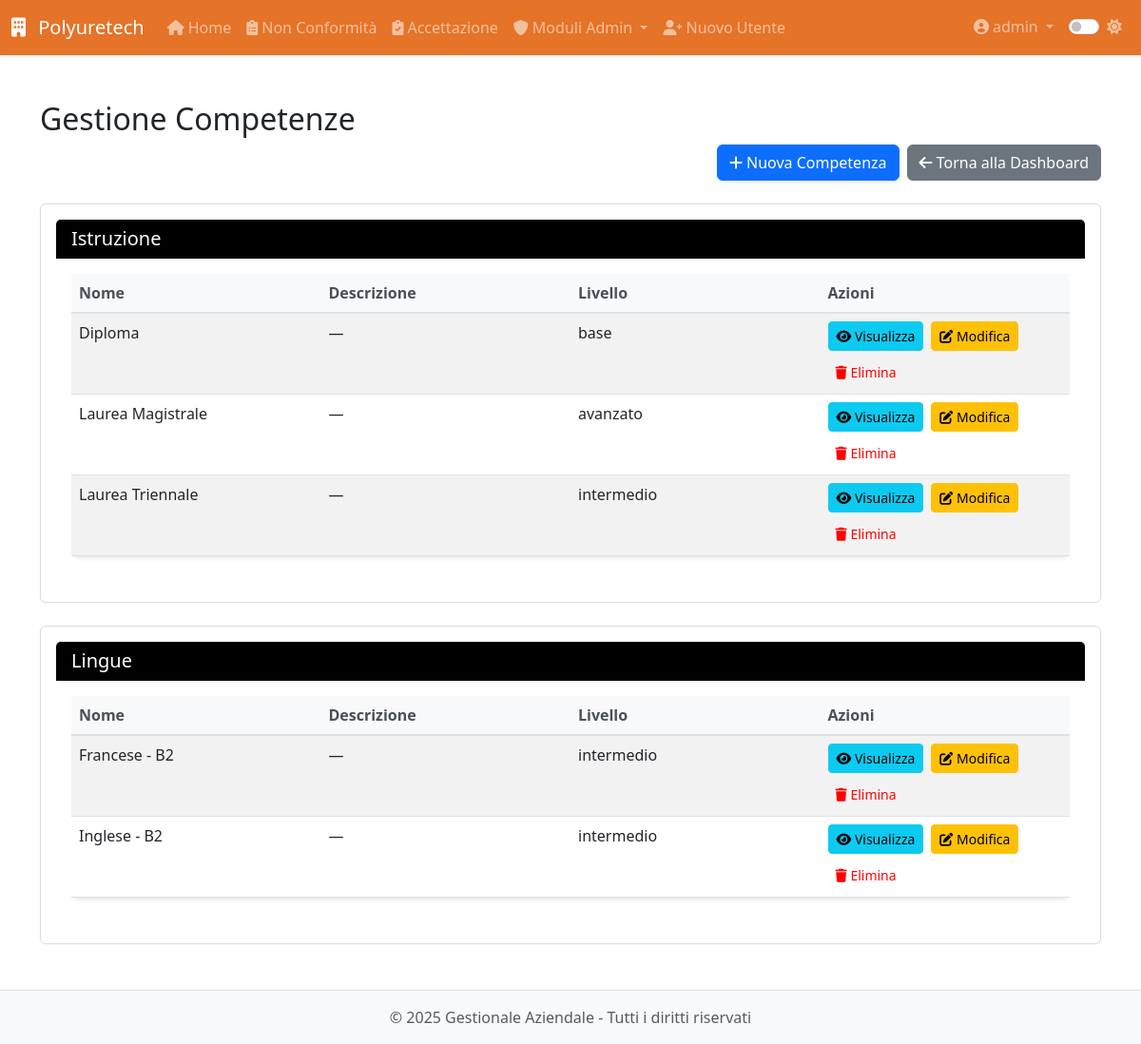
The app's page /modulo8/modulo8/competenze (signed in), older data.
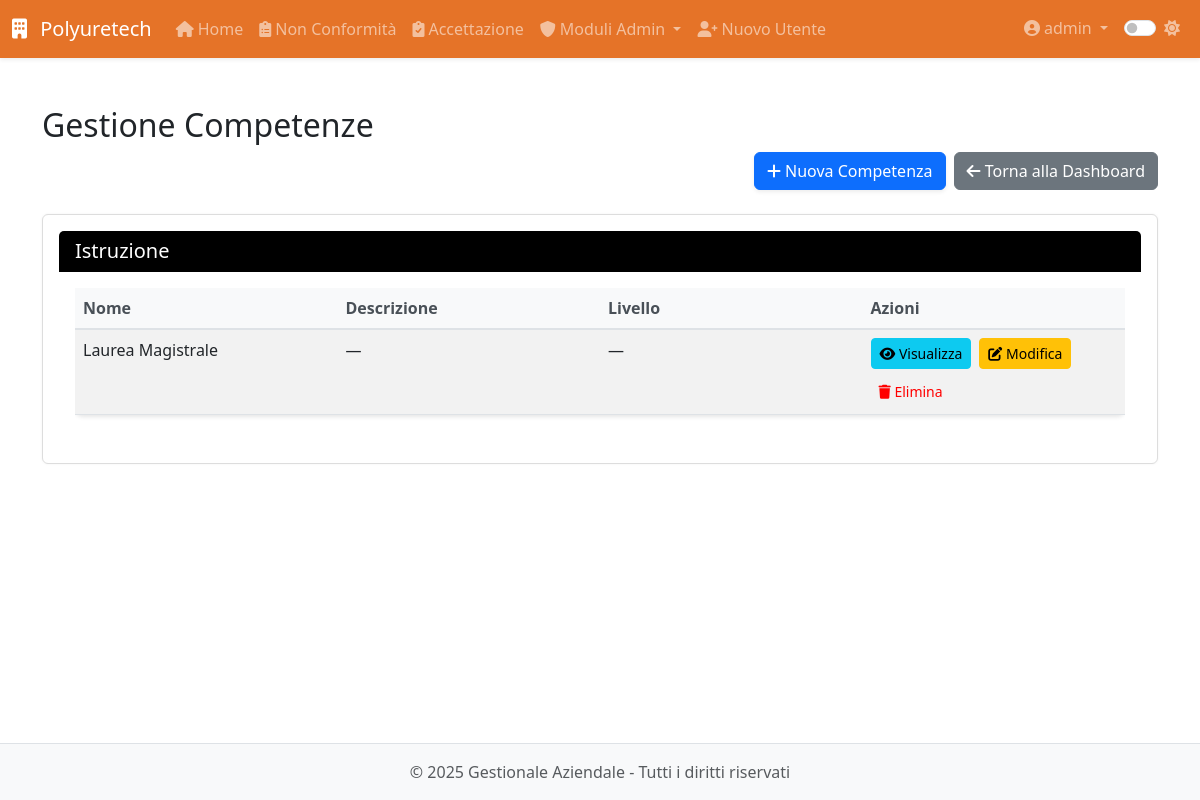
The same page, newer data.
### app/models.py (models this page shows, shortened)
class User(UserMixin, db.Model):
    __tablename__ = 'users'
    id = db.Column(db.Integer, primary_key=True)
    username = db.Column(db.String(64), unique=True, nullable=False, index=True)
    email = db.Column(db.String(120), unique=True, nullable=False, index=True)
    password_hash = db.Column(db.String(128), nullable=False)
    role = db.Column(db.String(20), default='operatore')  # 'operatore' o 'admin'
    created_at = db.Column(db.DateTime, default=datetime.utcnow)
    last_login = db.Column(db.DateTime)
    is_active = db.Column(db.Boolean, default=True)
    is_admin = db.Column(db.Boolean, default=False)
    modules = db.Column(db.String(255), default='')  # Lista di moduli accessibili separati da virgola
    modulo1_entries = db.relationship('Modulo1Entry',
                               backref='author',
                               lazy='dynamic',
                               foreign_keys='Modulo1Entry.user_id')
    modulo5_entries = db.relationship('Modulo5Entry',
                               backref='author',
                               lazy='dynamic',
                               foreign_keys='Modulo5Entry.user_id')
    def is_admin(self):
        return self.role == 'admin'

class Competenza(db.Model):
    __tablename__ = 'competenza'
    id = db.Column(db.Integer, primary_key=True)
    nome = db.Column(db.String(64), nullable=False, unique=True)
    descrizione = db.Column(db.Text)
    livello = db.Column(db.String(20))  # base, intermedio, avanzato
    area = db.Column(db.String(64))     # tecnica, amministrativa, etc.
    created_at = db.Column(db.DateTime, default=datetime.utcnow)
    created_by_id = db.Column(db.Integer, db.ForeignKey('users.id'))
    dipendenti_associati = db.relationship('DipendenteCompetenza',
                                         back_populates='competenza',
                                         overlaps="competenze,dipendenti")
    performance = db.relationship('Performance', back_populates='competenza', cascade='all, delete-orphan')

### app/routes/modulo8.py (the view)
@modulo8.route('/modulo8/competenze')
@login_required
@admin_required
def competenze():
    comps = Competenza.query.order_by(Competenza.nome).all()
    return render_template(
        'modulo8/competenze/form.html',
        competenze=comps
    )

### app/models.py (called while the page is built)
@login_manager.user_loader
def load_user(id):
    return User.query.get(int(id))

### app/utils.py (called while the page is built)
def admin_required(f):
    @wraps(f)
    def decorated_function(*args, **kwargs):
        if not current_user.is_admin:
            abort(403)
        return f(*args, **kwargs)
    return decorated_function

### app/templates/modulo8/competenze/form.html (shortened to what this page needs)
{% extends 'base.html' %}
{% block content %}
<div class="module-view">
  <h2>Gestione Competenze</h2>
  <div class="d-flex justify-content-end gap-2 mb-4">
    <a href="{{ url_for('modulo8.nuova_competenza') }}" class="btn btn-primary">
      <i class="fas fa-plus"></i> Nuova Competenza
    </a>
    <a href="{{ url_for('modulo8.dashboard') }}" class="btn btn-secondary">
      <i class="fas fa-arrow-left"></i> Torna alla Dashboard
    </a>
  </div>
  {% set aree = competenze|map(attribute='area')|unique|list %}
  {% for area in aree %}
    <div class="card mb-4">
      <div class="card-header bg-primary text-white">
        <h5 class="mb-0">{{ area or 'Non Specificata' }}</h5>
      </div>
      <div class="card-body">
        <div class="table-responsive">
          <table class="table table-striped table-competenze">
            <thead>
              <tr>
                <th>Nome</th>
                <th>Descrizione</th>
                <th>Livello</th>
                <th>Azioni</th>
              </tr>
            </thead>
            <tbody>
              {% for comp in competenze if comp.area == area %}
                <tr>
                  <td>{{ comp.nome }}</td>
                  <td>{{ comp.descrizione or '—' }}</td>
                  <td>{{ comp.livello or '—' }}</td>
                  <td>
                    <div class="d-flex gap-2 flex-wrap">
                      <a href="{{ url_for('modulo8.visualizza_competenza', id=comp.id) }}" class="btn btn-sm btn-info">
                        <i class="fas fa-eye"></i> Visualizza
                      </a>
                      <a href="{{ url_for('modulo8.modifica_competenza', id=comp.id) }}" class="btn btn-sm btn-warning">
                        <i class="fas fa-edit"></i> Modifica
                      </a>
                      <button type="button" class="btn btn-sm btn-danger" data-bs-toggle="modal" data-bs-target="#deleteModal{{ comp.id }}">
                        <i class="fas fa-trash"></i> Elimina
                      </button>
                    </div>
                  </td>
                </tr>
              {% endfor %}
            </tbody>
          </table>
        </div>
      </div>
    </div>
  {% endfor %}
</div>
{% endblock %}

### app/templates/base.html (shortened to what this page needs)
<!DOCTYPE html>
<html lang="it">
<head>
    <link href="https://cdn.jsdelivr.net/npm/bootstrap@5.3.0-alpha1/dist/css/bootstrap.min.css" rel="stylesheet">
    <link rel="stylesheet" href="https://cdnjs.cloudflare.com/ajax/libs/font-awesome/6.0.0/css/all.min.css">
    <link id="theme-style" rel="stylesheet" href="{{ url_for('static', filename='css/theme-' + theme + '.css') }}">
    <link rel="stylesheet" href="{{ url_for('static', filename='css/style.css') }}">
    <link rel="stylesheet" href="{{ url_for('static', filename='css/modulo8.css') }}">
</head>
<body>
    <header class="navbar navbar-expand-lg navbar-dark bg-primary sticky-top shadow-sm">
        <div class="container-fluid">
            <a class="navbar-brand" href="{{ url_for('dashboard.index') }}">
                <i class="fas fa-building me-2"></i> Polyuretech
            </a>
            <div class="collapse navbar-collapse" id="navbarMain">
                {% if current_user.is_authenticated %}
                <ul class="navbar-nav me-auto">
                    <li class="nav-item">
                        <a class="nav-link" href="{{ url_for('dashboard.index') }}">
                            <i class="fas fa-home me-1"></i>Home
                        </a>
                    </li>
                    <li class="nav-item">
                        <a class="nav-link" href="{{ url_for('modulo1.index') }}">
                            <i class="fas fa-clipboard-list me-1"></i>Non Conformità
                        </a>
                    </li>
                    <li class="nav-item">
                        <a class="nav-link" href="{{ url_for('modulo5.index') }}">
                            <i class="fas fa-clipboard-check me-1"></i>Accettazione
                        </a>
                    </li>
                    {% if current_user.is_admin() %}
                    <li class="nav-item dropdown">
                        <a class="nav-link dropdown-toggle" href="#" id="adminModulesDropdown" data-bs-toggle="dropdown">
                            <i class="fas fa-shield-alt me-1"></i>Moduli Admin
                        </a>
                    </li>
                    <li class="nav-item">
                        <a class="nav-link" href="{{ url_for('auth.register') }}">
                            <i class="fas fa-user-plus me-1"></i>Nuovo Utente
                        </a>
                    </li>
                    {% endif %}
                </ul>
                <ul class="navbar-nav ms-auto">
                    <li class="nav-item dropdown">
                        <a class="nav-link dropdown-toggle" href="#" id="userDropdown" data-bs-toggle="dropdown">
                            <i class="fas fa-user-circle me-1"></i>{{ current_user.username }}
                        </a>
                    </li>
                    <li class="nav-item">
                        <div class="nav-link">
                            <div class="form-check form-switch">
                                <input class="form-check-input" type="checkbox" id="darkModeToggle" {% if theme == 'dark' %}checked{% endif %}>
                                <label class="form-check-label" for="darkModeToggle">
                                    <i id="theme-icon" class="fas {% if theme == 'dark' %}fa-moon{% else %}fa-sun{% endif %}"></i>
                                </label>
                            </div>
                        </div>
                    </li>
                </ul>
                {% endif %}
            </div>
        </div>
    </header>
    <main class="container py-4">
        {% block content %}{% endblock %}
    </main>
    <footer class="footer mt-auto py-3 bg-light">
        <div class="container text-center">
            <span class="text-muted">&copy; {{ current_year }} {{ app_name }} - Tutti i diritti riservati</span>
        </div>
    </footer>
</body>
</html>

### app/static/css/theme-light.css (style rules this page uses)
:root { --primary-color: #e05a00d7; --secondary-color: #6c757d; --bg-color: #ffffff; --text-color: #212529; --border-color: #dee2e6; --hover-bg: #f8f9fa; --card-bg: #ffffff; --card-border: #e9ecef; --input-bg: #ffffff; --input-border: #ced4da; --footer-bg: #f8f9fa; --footer-text: #6c757d; --bs-primary-rgb: 0, 0, 0; --bs-success-rgb: 1, 150, 20; --bs-info-rgb: 0, 0, 255; --bs-purple-rgb: 128, 0, 128; --bs-orange-rgb: 255, 165, 0; --bs-teal-rgb: 180, 180, 180; --bs-warning-rgb: 255, 255, 0; --bs-danger-rgb: 255, 0, 0; --bs-btn-bg: #ffffff; }
body { background-color: var(--bg-color); color: var(--text-color); transition: all 0.3s ease; }
.navbar-dark { background-color: var(--primary-color) !important; }
.card { background-color: var(--card-bg); border-color: var(--card-border); box-shadow: 0 0.125rem 0.25rem rgba(0, 0, 0, 0.075); transition: all 0.3s ease; }
.footer { background-color: var(--footer-bg) !important; color: var(--footer-text); border-top: 1px solid var(--border-color); }
.table { color: var(--text-color); }
.table-striped tbody tr:nth-of-type(odd) { background-color: rgba(0, 0, 0, 0.05); }
.btn-danger { background-color: var(--bs-danger-rgb); color: #ff0000; border: none; }

### app/static/css/style.css (style rules this page uses)
body { display: flex; flex-direction: column; min-height: 100vh; }
main { flex: 1; }
.btn-primary { box-shadow: 0 .125rem .25rem rgba(0,0,0,.075); }
.table-responsive { overflow-x: auto; -webkit-overflow-scrolling: touch; }

### app/static/css/modulo8.css (style rules this page uses)
.card { background: #fff; padding: 1rem; border: 1px solid #ddd; border-radius: 6px; margin-bottom: 1rem; box-shadow: 0 0 3px rgba(0,0,0,0.05); }
.table-competenze { background-color: #fff; border-radius: 8px; box-shadow: 0 2px 4px rgba(0,0,0,0.1); }
.table-competenze thead th { background-color: #f8f9fa; border-bottom: 2px solid #dee2e6; color: #495057; font-weight: 600; }

### app/templates/modulo8/competenze/form.html (style rules this page uses)
.table-competenze th, .table-competenze td { width: 25%; }
.table-competenze td:last-child { width: 25%; white-space: nowrap; }

Row changes from the older to the newer data that the page shows:
removed Competenza: nome "Laurea Magistrale", descrizione "—", livello "avanzato", shown under "Istruzione"
removed Competenza: nome "Laurea Triennale", descrizione "—", livello "intermedio", shown under "Istruzione"
removed Competenza: area "Lingue", nome "Francese - B2", descrizione "—", livello "intermedio"
removed Competenza: nome "Inglese - B2", descrizione "—", livello "intermedio", shown under "Lingue"
changed Competenza "Istruzione": nome "Diploma" → "Laurea Magistrale"; livello "base" → "—"
